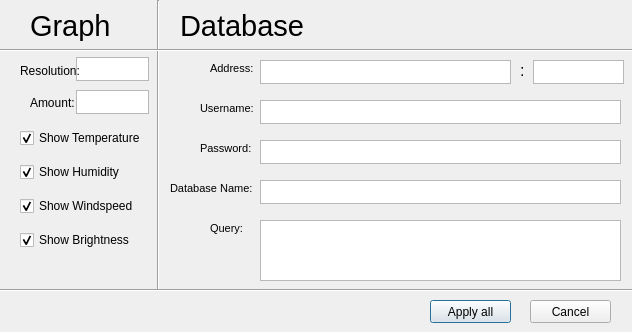
<?xml version="1.0" encoding="UTF-8"?>
<ui version="4.0">
 <class>Settings</class>
 <widget class="QDialog" name="Settings">
  <property name="geometry">
   <rect>
    <x>0</x>
    <y>0</y>
    <width>632</width>
    <height>332</height>
   </rect>
  </property>
  <property name="windowTitle">
   <string>Dialog</string>
  </property>
  <widget class="QWidget" name="layoutWidget">
   <property name="geometry">
    <rect>
     <x>20</x>
     <y>120</y>
     <width>131</width>
     <height>141</height>
    </rect>
   </property>
   <layout class="QGridLayout" name="gridLayout">
    <item row="4" column="0">
     <widget class="QCheckBox" name="cbBright">
      <property name="text">
       <string>Show Brightness</string>
      </property>
      <property name="checked">
       <bool>true</bool>
      </property>
     </widget>
    </item>
    <item row="0" column="0">
     <widget class="QCheckBox" name="cbTemp">
      <property name="enabled">
       <bool>true</bool>
      </property>
      <property name="text">
       <string>Show Temperature</string>
      </property>
      <property name="checked">
       <bool>true</bool>
      </property>
     </widget>
    </item>
    <item row="1" column="0">
     <widget class="QCheckBox" name="cbHumid">
      <property name="text">
       <string>Show Humidity</string>
      </property>
      <property name="checked">
       <bool>true</bool>
      </property>
     </widget>
    </item>
    <item row="2" column="0">
     <widget class="QCheckBox" name="cbSpeed">
      <property name="text">
       <string>Show Windspeed</string>
      </property>
      <property name="checked">
       <bool>true</bool>
      </property>
     </widget>
    </item>
   </layout>
  </widget>
  <widget class="QLabel" name="label_3">
   <property name="geometry">
    <rect>
     <x>30</x>
     <y>10</y>
     <width>101</width>
     <height>31</height>
    </rect>
   </property>
   <property name="font">
    <font>
     <pointsize>22</pointsize>
    </font>
   </property>
   <property name="text">
    <string>Graph</string>
   </property>
  </widget>
  <widget class="Line" name="line">
   <property name="geometry">
    <rect>
     <x>150</x>
     <y>0</y>
     <width>16</width>
     <height>291</height>
    </rect>
   </property>
   <property name="orientation">
    <enum>Qt::Vertical</enum>
   </property>
  </widget>
  <widget class="QLabel" name="label_4">
   <property name="geometry">
    <rect>
     <x>180</x>
     <y>10</y>
     <width>151</width>
     <height>31</height>
    </rect>
   </property>
   <property name="font">
    <font>
     <pointsize>22</pointsize>
    </font>
   </property>
   <property name="text">
    <string>Database</string>
   </property>
  </widget>
  <widget class="Line" name="line_2">
   <property name="geometry">
    <rect>
     <x>0</x>
     <y>40</y>
     <width>641</width>
     <height>21</height>
    </rect>
   </property>
   <property name="orientation">
    <enum>Qt::Horizontal</enum>
   </property>
  </widget>
  <widget class="QTextEdit" name="UsernameText">
   <property name="geometry">
    <rect>
     <x>260</x>
     <y>100</y>
     <width>361</width>
     <height>24</height>
    </rect>
   </property>
  </widget>
  <widget class="QTextEdit" name="PortText">
   <property name="geometry">
    <rect>
     <x>533</x>
     <y>60</y>
     <width>91</width>
     <height>24</height>
    </rect>
   </property>
  </widget>
  <widget class="QTextEdit" name="AddressText">
   <property name="geometry">
    <rect>
     <x>260</x>
     <y>60</y>
     <width>251</width>
     <height>24</height>
    </rect>
   </property>
  </widget>
  <widget class="QLabel" name="label_5">
   <property name="geometry">
    <rect>
     <x>210</x>
     <y>60</y>
     <width>51</width>
     <height>16</height>
    </rect>
   </property>
   <property name="font">
    <font>
     <pointsize>8</pointsize>
    </font>
   </property>
   <property name="text">
    <string>Address:</string>
   </property>
  </widget>
  <widget class="QLabel" name="label_6">
   <property name="geometry">
    <rect>
     <x>200</x>
     <y>100</y>
     <width>61</width>
     <height>16</height>
    </rect>
   </property>
   <property name="font">
    <font>
     <pointsize>8</pointsize>
    </font>
   </property>
   <property name="text">
    <string>Username:</string>
   </property>
  </widget>
  <widget class="QLabel" name="label_7">
   <property name="geometry">
    <rect>
     <x>200</x>
     <y>140</y>
     <width>61</width>
     <height>16</height>
    </rect>
   </property>
   <property name="font">
    <font>
     <pointsize>8</pointsize>
    </font>
   </property>
   <property name="text">
    <string>Password:</string>
   </property>
  </widget>
  <widget class="QLabel" name="label_8">
   <property name="geometry">
    <rect>
     <x>170</x>
     <y>180</y>
     <width>91</width>
     <height>16</height>
    </rect>
   </property>
   <property name="font">
    <font>
     <pointsize>8</pointsize>
    </font>
   </property>
   <property name="text">
    <string>Database Name:</string>
   </property>
  </widget>
  <widget class="QTextEdit" name="PasswordText">
   <property name="geometry">
    <rect>
     <x>260</x>
     <y>140</y>
     <width>361</width>
     <height>24</height>
    </rect>
   </property>
  </widget>
  <widget class="QTextEdit" name="NameText">
   <property name="geometry">
    <rect>
     <x>260</x>
     <y>180</y>
     <width>361</width>
     <height>24</height>
    </rect>
   </property>
  </widget>
  <widget class="Line" name="line_3">
   <property name="geometry">
    <rect>
     <x>0</x>
     <y>250</y>
     <width>641</width>
     <height>81</height>
    </rect>
   </property>
   <property name="orientation">
    <enum>Qt::Horizontal</enum>
   </property>
  </widget>
  <widget class="QLabel" name="label_9">
   <property name="geometry">
    <rect>
     <x>520</x>
     <y>55</y>
     <width>16</width>
     <height>31</height>
    </rect>
   </property>
   <property name="font">
    <font>
     <pointsize>12</pointsize>
     <weight>50</weight>
     <bold>false</bold>
    </font>
   </property>
   <property name="text">
    <string>:</string>
   </property>
  </widget>
  <widget class="QLabel" name="label_2">
   <property name="geometry">
    <rect>
     <x>30</x>
     <y>90</y>
     <width>50</width>
     <height>26</height>
    </rect>
   </property>
   <property name="text">
    <string>Amount:</string>
   </property>
  </widget>
  <widget class="QTextEdit" name="ResolutionValue">
   <property name="geometry">
    <rect>
     <x>76</x>
     <y>57</y>
     <width>73</width>
     <height>24</height>
    </rect>
   </property>
   <property name="sizePolicy">
    <sizepolicy hsizetype="Preferred" vsizetype="Preferred">
     <horstretch>0</horstretch>
     <verstretch>0</verstretch>
    </sizepolicy>
   </property>
  </widget>
  <widget class="QTextEdit" name="AmountValue">
   <property name="geometry">
    <rect>
     <x>76</x>
     <y>90</y>
     <width>73</width>
     <height>24</height>
    </rect>
   </property>
   <property name="sizePolicy">
    <sizepolicy hsizetype="Preferred" vsizetype="Preferred">
     <horstretch>0</horstretch>
     <verstretch>0</verstretch>
    </sizepolicy>
   </property>
   <property name="font">
    <font>
     <pointsize>8</pointsize>
    </font>
   </property>
  </widget>
  <widget class="QLabel" name="label">
   <property name="geometry">
    <rect>
     <x>20</x>
     <y>57</y>
     <width>61</width>
     <height>27</height>
    </rect>
   </property>
   <property name="text">
    <string>Resolution:</string>
   </property>
  </widget>
  <widget class="QPushButton" name="ApplyAllButton">
   <property name="geometry">
    <rect>
     <x>430</x>
     <y>300</y>
     <width>81</width>
     <height>23</height>
    </rect>
   </property>
   <property name="text">
    <string>Apply all</string>
   </property>
  </widget>
  <widget class="QPushButton" name="CancelButton">
   <property name="geometry">
    <rect>
     <x>530</x>
     <y>300</y>
     <width>81</width>
     <height>23</height>
    </rect>
   </property>
   <property name="text">
    <string>Cancel</string>
   </property>
  </widget>
  <widget class="QTextEdit" name="NameText_2">
   <property name="geometry">
    <rect>
     <x>260</x>
     <y>220</y>
     <width>361</width>
     <height>61</height>
    </rect>
   </property>
  </widget>
  <widget class="QLabel" name="label_10">
   <property name="geometry">
    <rect>
     <x>210</x>
     <y>220</y>
     <width>51</width>
     <height>16</height>
    </rect>
   </property>
   <property name="font">
    <font>
     <pointsize>8</pointsize>
    </font>
   </property>
   <property name="text">
    <string>Query:</string>
   </property>
  </widget>
 </widget>
 <resources/>
 <connections/>
</ui>
